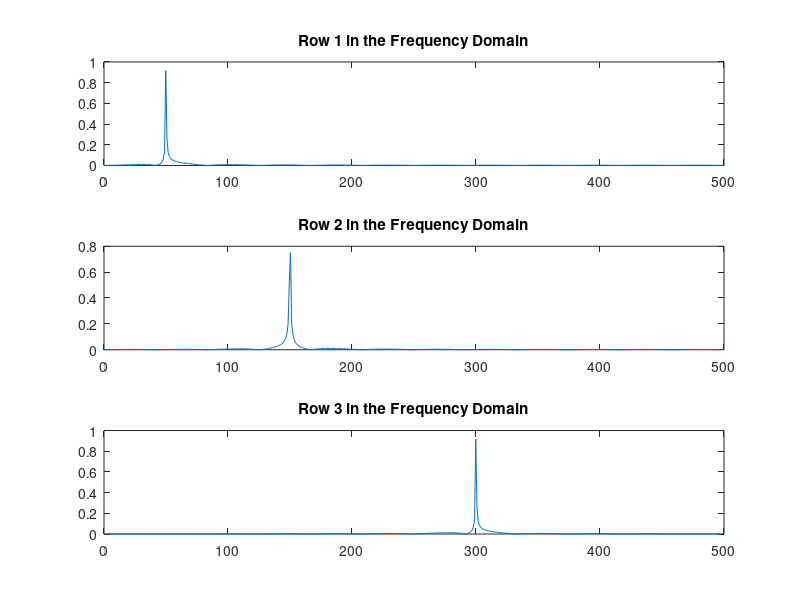

This chart was generated by the following MATLAB code:
Fs = 1000;                    % Sampling frequency
T = 1/Fs;                     % Sampling period
L = 1000;                     % Length of signal
t = (0:L-1)*T;                % Time vector
x1 = cos(2*pi*50*t);          % First row wave
x2 = cos(2*pi*150*t);         % Second row wave
x3 = cos(2*pi*300*t);         % Third row wave
X = [x1; x2; x3];
for i = 1:3					
    subplot(3,1,i)
    plot(t(1:100),X(i,1:100))
    title(['Row ',num2str(i),' in the Time Domain'])
end
n = 2^nextpow2(L);%2的整次幂
dim = 2;
Y = fft(X,n,dim);
P2 = abs(Y/n);  %双侧
P1 = P2(:,1:n/2+1);%单侧
P1(:,2:end-1) = 2*P1(:,2:end-1);
for i=1:3
    subplot(3,1,i)
    plot(0:(Fs/n):(Fs/2-Fs/n),P1(i,1:n/2))
    title(['Row ',num2str(i), ' in the Frequency Domain'])
end
